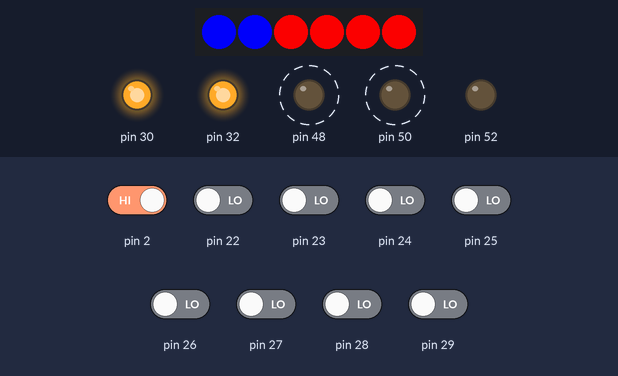
Simulated run of this sketch. Board: Arduino Mega 2560, built for the host (arithmetic inside an expression is 32-bit, double 64-bit). On the bench: 6 RGB LEDs in strip order, left to right, output pins drawn as LEDs (lit = HIGH). Dashed ring = blinking. Inputs (shaded band) come from the test bench; at power-on: pin 2 HIGH, pin 22–29 LOW. Dim RGB values are drawn brighter than linear.

Above: at 12.1 s.
12.8 s: pin 2 driven LOW
At 13.8 s:
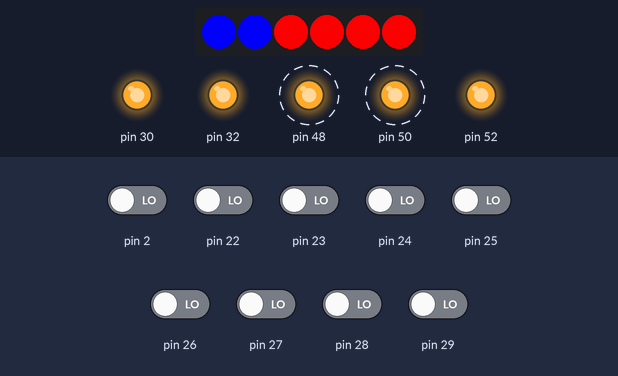
At 43.16 s:
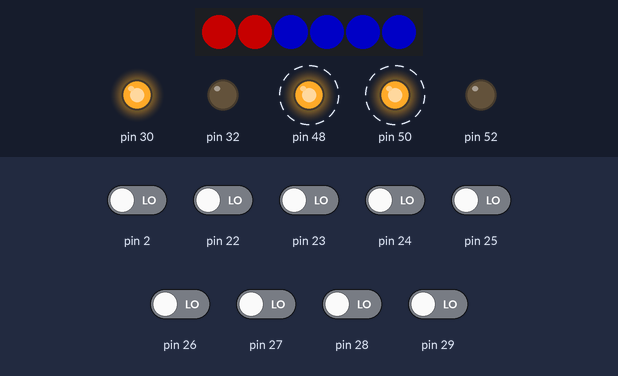
Timing chart, 0 to 44.1 s (numbered marks = the images above; inputs shaded):
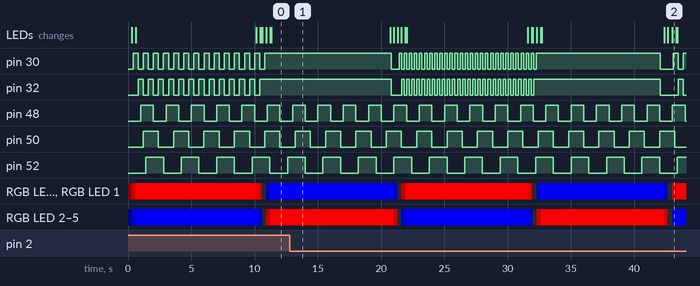

Measured:
- by itself, pin 48: alternates HIGH for 1.0 s and LOW for 1.0 s
- by itself, pin 50: alternates HIGH for 1.2 s and LOW for 1.2 s
- by itself, pin 52: alternates HIGH for 1.4 s and LOW for 1.4 s

The sketch:

Funhouse.ino
```cpp
#include <FastLED.h>

#include "SoftTimer.h"

#include "Topper.h"
#include "Led.h"
#include "Attract.h"
#include "ScanSwitchedLamp.h"
#include "SwitchScanner.h"
#include "TogglePinAction.h"
#include "Blink.h"

// init fast led data struct for strip
#define NUM_LEDS 6
#define RGB_DATA_PIN 34
#define TOPPER1 30
#define TOPPER2 32
#define SMALL_LOWER_CLOWN 48
#define UPPER_LEFT_CLOWN 50
#define UPPER_RIGHT_CLOWN 52

CRGB leds[NUM_LEDS];

Blink b1(SMALL_LOWER_CLOWN, 1200, 1000);
Blink b2(UPPER_LEFT_CLOWN, 2500, 1200);
Blink b3(UPPER_RIGHT_CLOWN, 3800, 1400);


// create tasks for actors (lamps, topper, selenoids)
Topper topper( 300, TOPPER1, TOPPER2 );

Led upperScoop( 2, 4 );
Led lowerScoop( 0, 2 );

Attract attract( &topper, &upperScoop, &lowerScoop );

TogglePinAction clown1(50,true);

SwitchScanner switchScanner;

void interrupt() {
	switchScanner.readSwitches();
}

void setup() {

    // init strip
    FastLED.addLeds<NEOPIXEL, RGB_DATA_PIN>(leds, NUM_LEDS);

    // register tasks with scheduler
    SoftTimer.add( &topper );
    SoftTimer.add( &attract );
    SoftTimer.add( &upperScoop );
    SoftTimer.add( &lowerScoop );
    SoftTimer.add( &switchScanner );
    SoftTimer.add( &b1 );
    SoftTimer.add( &b2 );
    SoftTimer.add( &b3 );

    // let topper blink
    topper.setMode( blink50 );

    switchScanner.registerSwitchAction(2,1,&clown1);

    attachInterrupt(0, interrupt, FALLING);

    Serial.begin(9600);

}
```

Attract.cpp
```cpp
#include "Attract.h"
#include "Led.h"

Attract::Attract(Topper* topper, Led* upperScoop, Led* lowerScoop ) :
Task ( 100 ) {
    this->topper = topper;
    this->upperScoop = upperScoop;
    this->lowerScoop = lowerScoop;
    state = 0;
    topperDelay=200;
}

void Attract::run() {
    // switch "states" and ajust wait time
    switch(state) {
    case 0:
        upperScoop->fadeTo( 0,0,255,20);
        lowerScoop->fadeTo( 255,0,0,20);
        if( topperDelay == 200 ) {
          topperDelay = 400;
        } else {
          topperDelay = 200;
        }
        topper->setPeriodMs(topperDelay);
        topper->setMode(blink50);
        this->setPeriodMs( 10000 );
        break;
    case 1:
        upperScoop->fadeTo( 0,0,0,20);
        lowerScoop->fadeTo( 0,0,0,20);
        this->setPeriodMs( 23*LED_MS );
        break;
    case 2:
        upperScoop->fadeTo( 255,0,0,20);
        lowerScoop->fadeTo( 0,0,255,20);
        topper->setMode(off);
        this->setPeriodMs( 10000 );
        break;
    case 3:
        upperScoop->fadeTo( 0,0,0,20);
        lowerScoop->fadeTo( 0,0,0,20);
        topper->setMode(on);
        this->setPeriodMs( 23*LED_MS );
        this->state = -1; // loop
        break;
    }
    state++;
}
```

Attract.h
```cpp
#ifndef ATTRACT_H
#define ATTRACT_H

#include "Task.h"
#include "Topper.h"
#include "Led.h"

class Attract: public Task {

public:
	Attract(Topper* topper, Led* upperScoop, Led* lowerScoop);

	virtual void run();

private:
	int topperDelay;
	int state;

	Topper* topper;
	Led* upperScoop;
	Led* lowerScoop;

};

#endif
```

Blink.cpp
```cpp
#include <Arduino.h>
#include "Blink.h"

Blink::Blink(int pin, int initial, int period ) : Task(initial) {
  this->pin = pin;
  this->period = period;
  this->state = false;
  pinMode(pin, OUTPUT);
}

void Blink::run() {
  setPeriodMs(this->period);
  digitalWrite(pin,state);
  state = !state;
}
```

Blink.h
```cpp
#ifndef BLINK_H
#define BLINK_H
#include "Task.h"

class Blink : public Task {
  public:
     Blink(int pin, int initial, int period );
     virtual void run();
  private:
      int pin;
      int period;
      boolean state;
};
#endif
```

Led.cpp
```cpp
#include "Led.h"

Led::Led(int offset) :
Task( LED_MS ) {
    this->offset = 1;
    number = actStep = db = dr = dg = fadeSteps = 0;
    this->switchOff();
}

Led::Led(int offset, int number) :
Task( LED_MS ) {
    this->offset = offset;
    this->number = number;
    actStep = db = dr = dg = fadeSteps = 0;
    this->switchOff();
}

void Led::run() {
    if( this->actStep > 0 ) {
        for( int i = this->offset; i<this->offset+this->number; i++) {
            leds[i].r += this->dr;
            leds[i].g += this->dg;
            leds[i].b += this->db;
        }
        FastLED.show();
        actStep--;
    }
}

void Led::fadeTo(int r, int g, int b, int steps ) {
    int i = this->offset;
    this->dr = ( r-leds[i].r ) / steps;
    this->dg = ( g-leds[i].g ) / steps;
    this->db = ( b-leds[i].b ) / steps;
    this->fadeSteps = steps;
    this->actStep = steps;
}

void Led::switchOff() {
    this->setColor(0,0,0);
}

void Led::setColor(int r, int g, int b) {
    for( int i = this->offset; i<this->offset+this->number; i++) {
        leds[i].r = r;
        leds[i].g = g;
        leds[i].b = b;
    }
    FastLED.show();
}
```

Led.h
```cpp
#ifndef LED_H
#define LED_H

#include <FastLED.h>
#include "Task.h"

extern CRGB leds[];

#define LED_MS 30

/**
 * a task for controlling leds. leds are managed by fast led with is sharing one CRGB array.
 * this class represents one single led of such a strip or a section (offset, number)
 */
class Led : public Task {
public:
    Led( int offset );
    Led( int offset, int number );

    virtual void run();

    void switchOff();

    void setColor(int red, int green, int blue);

    void fadeTo( int red, int green, int blue, int steps );

private:
    int offset;
    int number;

    // fading
    int fadeSteps;
    int actStep;

    int dr, dg, db;

};

#endif
```

ScanSwitchedLamp.cpp
```cpp
#include "ScanSwitchedLamp.h"
#include "Arduino.h"

ScanSwitchedLamp::ScanSwitchedLamp( int p ) :
Task( SCAN_LAMP_MS ) {
    pin = p;
    state = false;
    lastTimeOn = 0;
    pinMode( pin, INPUT );
}

void ScanSwitchedLamp::run() {
    unsigned long now = millis();
    // check when lamp was on the last time
    if( digitalRead( pin ) == HIGH ) {
        this->state = true;
        this->lastTimeOn = now;
    }
    else {
        if( now - this->lastTimeOn > 30 ) {
            this->state = false;
        }
    }
}
```

ScanSwitchedLamp.h
```cpp
#ifndef SCANSWITCHEDLAMP_H
#define SCANSWITCHEDLAMP_H

#define SCAN_LAMP_MS 10

#include "Task.h"

/**
  *  scans a switched lamp and switched to false, if lamp is off for more than 30 ms
  */
class ScanSwitchedLamp : public Task {
    public:
        ScanSwitchedLamp( int pin );
        virtual void run();

        bool state;

    private:
        int pin;
        unsigned long lastTimeOn;
};

#endif
```

SoftTimer.cpp
```cpp
// (licence header left out)
#include "Arduino.h"
#include "SoftTimer.h"

/**
 * The main loop is implemented here. You do not ever need to call implement this function
 * if you think in event driven programing.
 */
void loop() {
    SoftTimer.run();
}


/**
 * Register a task in the timer manager.
 */
void SoftTimerClass::add(Task* task) {

    // -- A task should be registered only once.
    this->remove(task);

    if(this->_tasks == NULL) {

        // -- This is the first task being registered.
        this->_tasks = task;

    }
    else {

        Task* lastTask = this->_tasks;
        // -- Find the last task, to build a chain.
        while(lastTask->nextTask != NULL) {
            lastTask = lastTask->nextTask;
        }
        // -- Last task found, let's add this task to the end of the chain.
        lastTask->nextTask = task;

    }

    task->lastCallTimeMicros = micros() - task->periodMicros; // -- Start immediately after registering.
    task->nextTask = NULL;
}


/**
 * Remove registration of a task in the timer manager.
 */
void SoftTimerClass::remove(Task* task) {
    if(this->_tasks != NULL) {
        if(this->_tasks == task) {
            // -- This was the first task.
            this->_tasks = task->nextTask;
        }
        else {
            Task* lastTask = this->_tasks;
            // -- Find this task in the chain.
            while(lastTask->nextTask != NULL) {
                if(lastTask->nextTask == task) {
                    // -- Remove the task with joining the chain.
                    lastTask->nextTask = task->nextTask;
                    break;
                }
                lastTask = lastTask->nextTask;
            }
        }
    }
}

/**
 * Walk through the chain looking for task to call.
 */
void SoftTimerClass::run() {
    Task* task = this->_tasks;
    // -- (If this->_tasks is NULL, than nothing is registered.)
    while(task != NULL) {
        unsigned long now = micros();
        if( task->state == runnable ) this->testAndCall(task, now);
        task = task->nextTask;
    }
}

/**
 * Test a task and call the callback if its period was passed since last call.
 */
void SoftTimerClass::testAndCall(Task* task, unsigned long now) {
    unsigned long calc = task->lastCallTimeMicros + task->periodMicros;
    if(
    ((now >= calc) && (
    (calc >= task->lastCallTimeMicros) // -- Nothing was overflown.
    || (task->lastCallTimeMicros > now) // -- Both timer and interval-end overflows
    ))
        || ((now < task->lastCallTimeMicros) && (task->lastCallTimeMicros <= calc))) // -- timer overflows, but interval-end does not
    {
        task->run();
        task->lastCallTimeMicros = now;
    }
}


/**
 * Create a singleton from this manager class.
 */
SoftTimerClass SoftTimer;
```

SoftTimer.h
```cpp
// (licence header left out)
#ifndef SOFTTIMER_H
#define SOFTTIMER_H

#include "Task.h"

class SoftTimerClass
{
public:

    /**
     * Register a task in the timer manager.
     */
    void add(Task* task);

    /**
     * Remove registration of a task in the timer manager.
     */
    void remove(Task* task);

    /**
     * For internal use only. You do not need to call this function.
     */
    void run();
private:
    void testAndCall(Task* task, unsigned long now);
    Task* _tasks;
};

extern SoftTimerClass SoftTimer;

#endif
```

SwitchAction.h
```cpp
/*
 * SwitchAction.h
 *
 *  Created on: 12.11.2014
 *      Author: srinke
 */

#ifndef SWITCHACTION_H_
#define SWITCHACTION_H_

class SwitchAction {
public:
	virtual void onSwitchActive() = 0;
	virtual void onSwitchInactive() = 0;
};


#endif /* SWITCHACTION_H_ */
```

SwitchScanner.cpp
```cpp
/*
 * SwitchScanner.cpp
 *
 *  Created on: 12.11.2014
 *      Author: srinke
 */

#include "SwitchScanner.h"
#include "Arduino.h"

SwitchScanner::SwitchScanner() :
		Task(0) {
	colStrobe = false;
	rowIndex = 0;
	handlerIndex = 0;
}

void SwitchScanner::run() {
	if (colStrobe) {
		colStrobe = false;
		int nrow = rowIndex + 1;
		if (nrow == 2)
			nrow = 0;

		// check for changes
		boolean switchesChanged = false;
		for (int col = 0; col < 8; col++) {
			if (rows[nrow][col] != rows[rowIndex][col]) {
				switchesChanged = true;
                                //Serial.print("col: "); Serial.print(col); Serial.print(": "); Serial.println( rows[rowIndex][col], BIN );
				// scan handlers
				for( int h = 0; h<handlerIndex; h++) {
					if( handlers[h].col == col ) {
  //Serial.print("found handler for col: ");Serial.println(col);
  //Serial.print("row & mask: ");Serial.println( rows[rowIndex][col] & handlers[h].rowMask, BIN);
						if( ( rows[nrow][col] & handlers[h].rowMask )
								!= ( rows[rowIndex][col] & handlers[h].rowMask) ) {
							if( (rows[rowIndex][col] & handlers[h].rowMask) == 0 ) {
								handlers[h].action->onSwitchActive();
							} else {
								handlers[h].action->onSwitchInactive();
							}
						}
					}
				}
			}
		}
		rowIndex = nrow;
	}
}

void SwitchScanner::registerSwitchAction(int col, int row, SwitchAction* action) {
	handlers[handlerIndex].action = action;
	handlers[handlerIndex].col = col;
	handlers[handlerIndex].rowMask = (1 << row);
	if( handlerIndex < MAX_HANDLERS ) handlerIndex++;
}

//#define READ_PORT ( (PIND >> 3) + (PINB << 5 ) )
#define READ_PORT PINA

void SwitchScanner::readSwitches() {
	int col = 0;
	rows[rowIndex][col++] = READ_PORT;
	delayMicroseconds(28);
	rows[rowIndex][col++] = READ_PORT;
	delayMicroseconds(28);
	rows[rowIndex][col++] = READ_PORT;
	delayMicroseconds(28);
	rows[rowIndex][col++] = READ_PORT;
	delayMicroseconds(28);
	rows[rowIndex][col++] = READ_PORT;
	delayMicroseconds(28);
	rows[rowIndex][col++] = READ_PORT;
	delayMicroseconds(28);
	rows[rowIndex][col++] = READ_PORT;
	delayMicroseconds(28);
	rows[rowIndex][col++] = READ_PORT;
	colStrobe = true;
}
```

SwitchScanner.h
```cpp
/*
 * SwitchScanner.h
 *
 *  Created on: 12.11.2014
 *      Author: srinke
 */

#ifndef SWITCHSCANNER_H_
#define SWITCHSCANNER_H_

#include "Task.h"
#include "SwitchAction.h"
#include <Arduino.h>

class ActionEntry {
public:
	SwitchAction* action;
	int col;
	byte rowMask;
};

#define MAX_HANDLERS 5

class SwitchScanner : public Task {

public:
	SwitchScanner();

	/** will called from interrupt. do nothing that takes very long.*/
	void readSwitches();

	/** register handlers.*/
	void registerSwitchAction( int column, int row, SwitchAction* action );

	virtual void run();

private:
	volatile boolean colStrobe;

	// two times 8 byte for row returns
	// two arrays are used to detect changes
	volatile byte rows[2][8];
	// switches from 0 to 1 and back
	volatile int rowIndex;

	int handlerIndex;

	ActionEntry handlers[MAX_HANDLERS];

};


#endif /* SWITCHSCANNER_H_ */
```

Task.cpp
```cpp
// (licence header left out)
#include "Arduino.h"
#include "Task.h"

Task::Task(unsigned long periodMs) {
    this->setPeriodMs(periodMs);
    this->lastCallTimeMicros = 0;
    this->nextTask = NULL;
    this->state = runnable;
}

void Task::setPeriodMs(unsigned long periodMs) {
    this->periodMicros = periodMs * 1000;
}

void Task::setState(TaskState state ) {
    this->state = state;
}

void Task::suspend() {
    this->state = suspended;
}

void Task::resume() {
    this->state = suspended;
}

void Task::reset() {
}
```

Task.h
```cpp
// (licence header left out)
#ifndef TASK_H
#define TASK_H

enum TaskState {
    runnable,
    done,
    suspended
};

/**
 * Task is a job that should be called repeatedly,
 */
class Task
{
public:
    /**
     * Construct a task with defining a period and a callback handler function.
     *  periodMs - Call the task in every X milliseconds. Do not add values greater then 4,294,967, which is about 71 minutes!
     *  callback - Is a static function reference, the function will be called each time. The callback function need to
     * have one argument, which is the currently running task.
     */
    Task(unsigned long periodMs);

    /**
     * The timeslot in milliseconds the handler should be called.
     * Do not add values greater then 4,294,967, which is about 71 minutes!
     */
    void setPeriodMs(unsigned long periodMs);

    void setState(TaskState state);

    void suspend();

    void resume();

    /**
     * The timeslot in milliseconds the handler should be called. If the value is near 1 the handler will be called in every loop.
     */
    unsigned long periodMicros;

    /**
     * The last call (start) time of the task. You can reset the task by setting this value to micros().
     */
    volatile unsigned long lastCallTimeMicros;

    /**
     * The function that will be called when the period time was passed since the lastCallTime. This member is for internal use only.
     */
    virtual void run() = 0;

    virtual void reset();


    TaskState state; // defaults to TaskState:runnable;

    /**
     * This member is for internal use only. Do not change!
     */
    Task* nextTask;
private:

};

#endif
```

TogglePinAction.cpp
```cpp
/*
 * TogglePinAction.cpp
 *
 *  Created on: 12.11.2014
 *      Author: srinke
 */

#include <Arduino.h>

#include "TogglePinAction.h"

TogglePinAction::TogglePinAction(int pin, boolean highOnActive) : SwitchAction() {
	this->pin = pin;
	this->highOnActive = highOnActive;
	pinMode(pin, OUTPUT);
}

void TogglePinAction::onSwitchActive() {
//    Serial.println("switch active");
	digitalWrite(pin,highOnActive?HIGH:LOW);
}

void TogglePinAction::onSwitchInactive() {
//  Serial.println("switch NOT active");
	digitalWrite(pin,highOnActive?LOW:HIGH);
}
```

TogglePinAction.h
```cpp
/*
 * TogglePinAction.h
 *
 *  Created on: 12.11.2014
 *      Author: srinke
 */

#ifndef TOGGLEPINACTION_H_
#define TOGGLEPINACTION_H_

#include "SwitchAction.h"

class TogglePinAction : public SwitchAction {
public:
	TogglePinAction(int pin, boolean highOnActive);
	void onSwitchActive();
	void onSwitchInactive();
private:
	int pin;
	boolean highOnActive;
};

#endif /* TOGGLEPINACTION_H_ */
```

Topper.cpp
```cpp
#include "Topper.h"

#include "Arduino.h"

Topper::Topper( unsigned long ms, int pin1, int pin2 ) :
Task( ms ) {

    this->pin1 = pin1;
    this->pin2 = pin2;

    pinMode( pin1, OUTPUT );
    pinMode( pin2, OUTPUT );

    switchOff();

}

void Topper::run() {
    switch( this->mode ) {
    case off:
        switchOff();
        break;
    case on:
        digitalWrite( this->pin1, LOW );
        digitalWrite( this->pin2, LOW );
        break;
    case blink50:
        if( digitalRead( this->pin1) == LOW ) {
            digitalWrite( this->pin1, HIGH );
            digitalWrite( this->pin2, LOW );
        }
        else {
            digitalWrite( this->pin1, LOW );
            digitalWrite( this->pin2, HIGH );
        }
        break;
    case blink100:
        if( digitalRead( this->pin1) == LOW ) {
            digitalWrite( this->pin1, HIGH );
            digitalWrite( this->pin2, HIGH );
        }
        else {
            digitalWrite( this->pin1, LOW );
            digitalWrite( this->pin2, LOW );
        }
        break;
    }
}

void Topper::switchOff() {
    digitalWrite( this->pin1, HIGH );
    digitalWrite( this->pin2, HIGH );
}
```

Topper.h
```cpp
#ifndef TOPPER_H
#define TOPPER_H

#include "Task.h"
/**
 * task that models the topper. the topper has two separate relays switches controlling
 * 2 or 3 light bulbs resp. these relays are controlled by two arduino pins (see CTOR params).
 * topper supports 4 modes, off, on, blink50 and blink100
 */
enum TopperMode {
    off, blink50, blink100, on
};

class Topper :
public Task {
public:

    Topper( unsigned long ms, int pin1, int pin2 );

    virtual void run();

    void switchOff();

    void setMode( TopperMode mode) {
        this->mode = mode;
    };

private:
    int pin1;
    int pin2;
    TopperMode mode;

};

#endif
```
